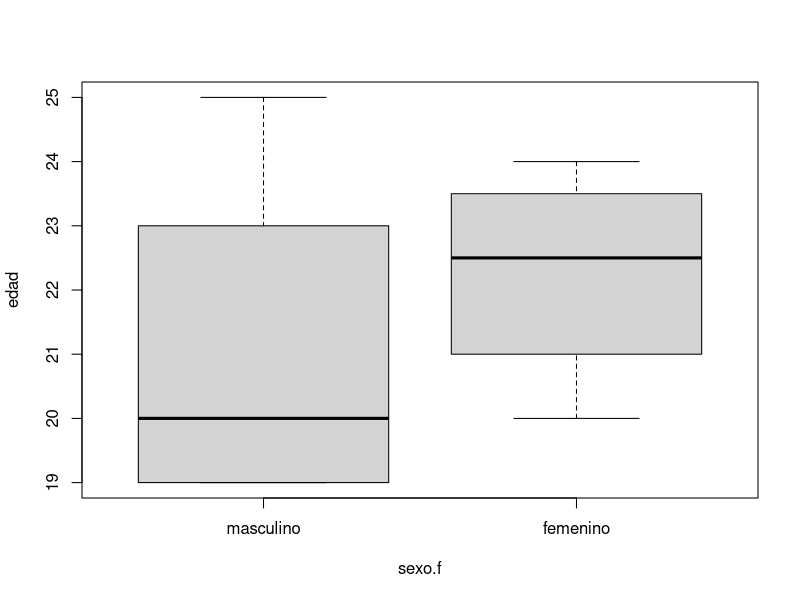

R code for this plot:
# Clase 08-03
# Factores
help("factor")
civil <- c(
    "soltero/a", "viudo/a", "casado/a", "soltero/a", "viudo/a", "divorciado/a",
    "soltero/a", "casado/a", "soltero/a", "divorciado/a"
)
civil.f <- factor(civil)
civil.f
class(civil)
class(civil.f)
attributes(civil)
attributes(civil.f)

# Ordenado
factor(civil, levels = c("soltero/a", "casado/a", "divorciado/a", "viudo/a"))
sexo.f <- factor(
    c(1, 1, 2, 1, 1, 2, 2, 1, 2, 1),
    labels = c("hombre", "mujer")
)
sexo.f
unclass(sexo.f)
unclass(civil.f)
# Acceder y modificar
civil.f[1]
civil.f[-(1:5)]
levels(sexo.f)
levels(sexo.f)[2]
levels(sexo.f) <- c("masculino", "femenino")
sexo.f
# Aplicaciones
edad <- c(23, 25, 20, 19, 20, 22, 24, 20, 23, 19)
mean(edad[sexo.f == "hombre"])
mean(edad[sexo.f == "mujer"])
# tapply
help("tapply")
tapply(edad, sexo.f, mean)
aggregate(edad, by = list(sexo.f), mean)

tapply(edad, sexo.f, sd)
aggregate(edad, list(sexo.f), sd)

tapply(edad, sexo.f, summary)
aggregate(edad, list(sexo.f), summary)

tapply(edad, civil.f, summary)
# plotting
boxplot(edad ~ sexo.f)
help("boxplot")

rm(list = ls())
# Segunda parte: matrices, arrays
# dim(x) <-
x <- 1:10
x
class(x)
attributes(x)
dim(x) <- c(2, 5)
attributes(x)
class(x)
# matrix
x <- 1:10
x <- matrix(1:10, nrow = 2, ncol = 5)
x <- matrix(1:10, nrow = 2, ncol = 5, byrow = TRUE)
# bind
cbind(1:3, 4:6, 7:9)
rbind(1:3, 4:6, 7:9)
x
cbind(x, c(2, 555))
rbind(x, 51:55)

A <- matrix(1:9, 3, 3)
rownames(A) <- c("fila.1", "fila.2", "fila.3")
A
class(A)
attributes(A)


A <- matrix(1:9, 3, 3)

A[, 1]
A[, -1]
A[-1, 1]
A[-1, -1]
A[1:2, 2:3]
A > 3

B <- A
B[A > 3] <- NA
B

# Ejercicio
# Matrix cuadrada dimension 3 runif
set.seed(1)
A <- matrix(runif(9), 3, 3)
# i)
matriz_bools <- A >= 0.5
matriz_bools
A[matriz_bools]
# ii)
sum(matriz_bools)
# iii)
B <- A
B
B[!matriz_bools] <- 0
B
# iv)
C <- A
C[col(A) < row(A)] <- NA

D <- A
D[col(A) > row(A)] <- NA
D


# Arrays
x <- 1:24
dim(x) <- c(3, 4, 2)
x
x <- array(1:24, dim = c(3, 4, 2))
attributes(x)
x[, , ]

# Operaciones con matrices
A <- matrix(c(0, 1, -1, 2), 2, 2)
A
# * es elemento a elemento
A * A

A %*% A
crossprod(A, A)
A <- matrix(c(3, 5, 2, 4, -2, -2, -1, 1, 1), 3, 3)
b <- c(8, 4, 1)
solve(A, b)

AA <- crossprod(A, A)
solve(AA)
chol2inv(chol(AA))

f <- function(x, y) 2 * y / (1 + x^2)
xx <- seq(0, 1, length.out = 5)
yy <- xx + 1
outer(xx, yy, f)